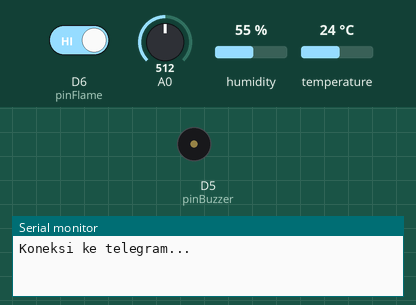
A sketch run on a simulated ESP8266 (NodeMCU). On the bench: buzzer (waves = sounding, pin HIGH), the last lines printed to the serial monitor. Inputs (shaded band) come from the test bench; at power-on: temperature 24 °C, D6 (pinFlame) HIGH, A0 = 512, humidity 55 %.

Above: at 0.1 s.
At 3.7 s:
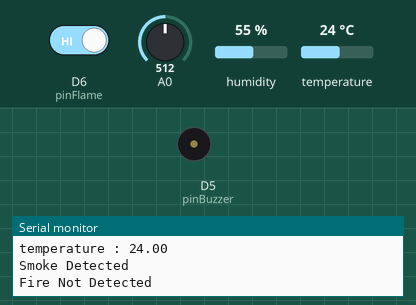
3.8 s: temperature set to 33 °C
7.1 s: D6 (pinFlame) driven LOW
10.3 s: temperature set to 41 °C
Timing chart, 0 to 22.4 s (numbered marks = the images above; inputs shaded):
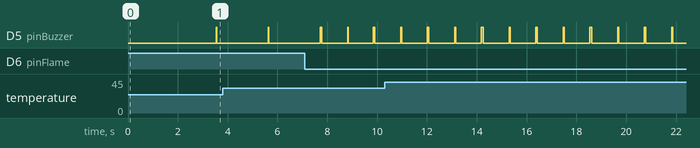

Measured:
- after the input at 7.1 s, D5 (pinBuzzer): alternates HIGH for 0.03 s and LOW for 1.0 s, starting after 1.7 s

The sketch:

codingan_pendeteksi_kebakaran.ino
```cpp
 //include library
#include <DHT.h>
#include <CTBot.h>

//variabel bot
CTBot myBot;

//setting koneksi wifi
String ssid = "Gratisan";
String pass = "88888888";

//variabel sensor
#define DHTPin D7
#define DHTTYPE DHT11
DHT dht(DHTPin, DHTTYPE);

#define pinBuzzer D5
#define pinFlame D6

//variabel telegram
String token = "5810226180:AAE5u8tlxfLGhwispOIYK7zjGYqtxWCm85Q";
const int id =  5498300829;

void setup(){
  Serial.begin(9600);
  pinMode(pinBuzzer, OUTPUT);
  pinMode(pinFlame, INPUT);
  dht.begin();

// koneksi ke wifi
  Serial.println("Koneksi ke telegram...");
  myBot.wifiConnect(ssid, pass);
//  koneksi ke telegram
  myBot.setTelegramToken(token);

//cek koneksi wifi
  if(myBot.testConnection()){
    Serial.println("Koneksi berhasil!");
  }else{
    Serial.println("Koneksi Gagal...");
  }

  delay(1000);
}

void loop(){
//  sensor api
  int sensorReading = digitalRead(pinFlame);
  Serial.print("Deteksi Api : ");
  Serial.println(sensorReading);

//  sensor asap
  int sensorSmoke = analogRead(A0);
  Serial.print("Ketebalan asap : ");
  Serial.println(sensorSmoke);

//  sensor suhu
  float suhu = dht.readTemperature();
  Serial.print("temperature : ");
  Serial.println(suhu);

  Serial.println("");

  if(sensorReading == 0){
    digitalWrite(pinBuzzer,HIGH);
    Serial.println("Fire Detected");
    myBot.sendMessage(id, "Terdeteksi keberadaan api di Koperasi Pakem Berkah Bersama");
  }
  if(sensorSmoke > 150){
    digitalWrite(pinBuzzer,HIGH);
    Serial.println("Smoke Detected");
    myBot.sendMessage(id, "Terdeteksi asap di Koperasi Pakem Berkah Bersama");
  }
  if(suhu >= 33){
    digitalWrite(pinBuzzer,HIGH);
    Serial.println("Suhu Detected");
    myBot.sendMessage(id, "Terdeteksi suhu ruangan meningkat di Koperasi Pakem Berkah Bersama ");
  }
  if(sensorReading == 0 && sensorSmoke > 450 && suhu > 33){
    digitalWrite(pinBuzzer,HIGH);
    Serial.println("Terdeteksi Kebakaran");
    myBot.sendMessage(id, "Terdeteksi kebakaran di Koperasi Pakem Berkah Bersama ");
  }
    digitalWrite(pinBuzzer,LOW);
    Serial.println("Fire Not Detected");
  delay(1000);
}
```
